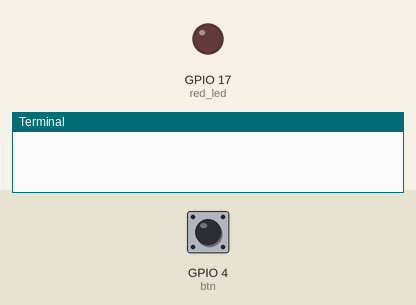
Recording of a program running on a simulated Raspberry Pi (BCM pin numbers). Parts: output pins drawn as LEDs (lit = HIGH), the last lines printed to the terminal. Inputs (shaded band) come from the test bench; at power-on: GPIO 4 (btn) HIGH.

Above: at 1.2 s.
1.3 s: GPIO 4 (btn) pulled LOW for 0.15 s
At 1.9 s:
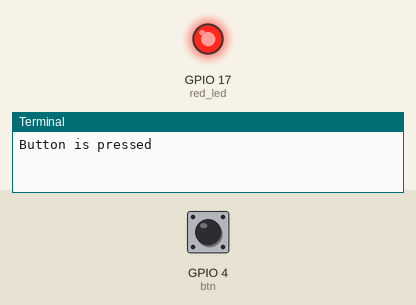
4.4 s: GPIO 4 (btn) pulled LOW for 3.2 s
At 11.9 s:
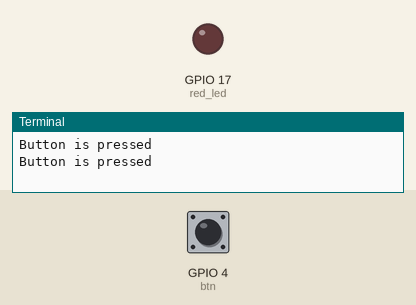
Timing chart, 0 to 13.4 s (numbered marks = the images above; inputs shaded):
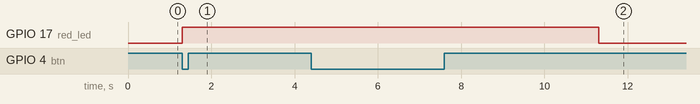

The program:

Light_Switch.py
```python
from gpiozero import LED, Button
from time import sleep

red_led = LED(17)
btn = Button(4)

while True:
    if btn.is_pressed:
        print("Button is pressed")
        red_led.on()
        sleep(5)
        red_led.off()
```

Measured:
- after the input at 1.3 s, GPIO 17 (red_led): LOW → HIGH at once
- after the input at 4.4 s, GPIO 17 (red_led): HIGH → LOW after 6.9 s instead of 1.9 s
